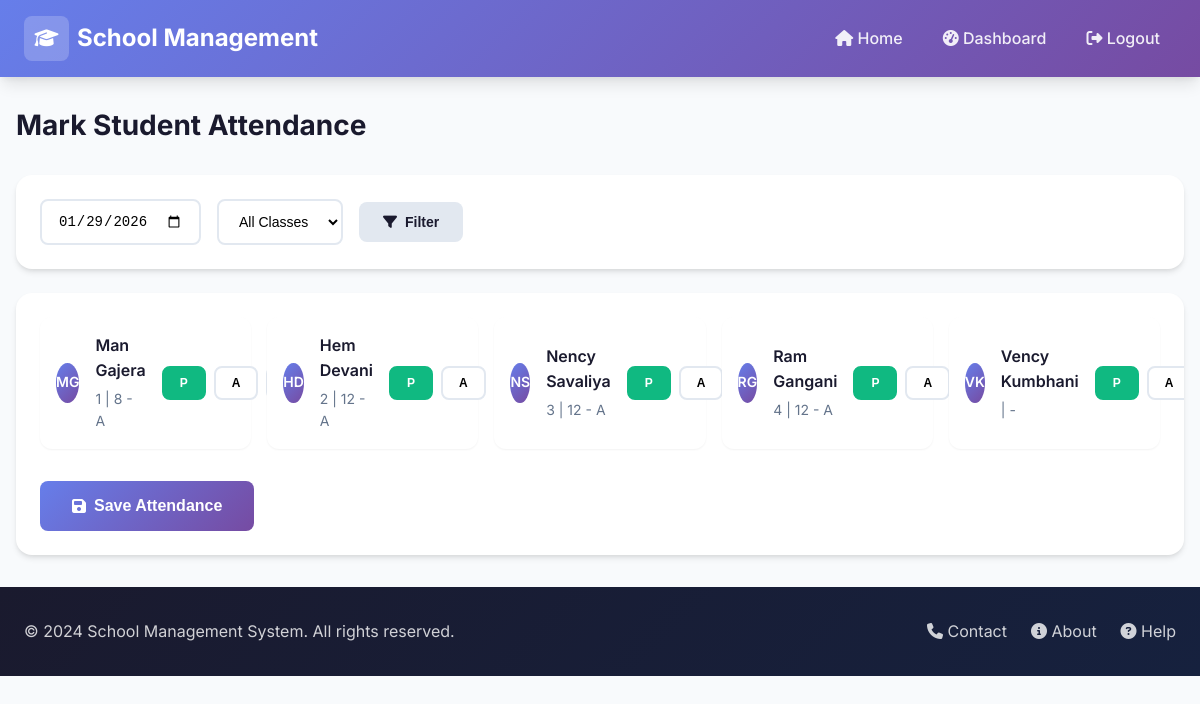
The app's page /teacher/mark-attendance/ (signed in) with its own data.
### core/models.py (models this page shows, shortened)
class Student(models.Model):
    GENDER_CHOICES = [
        ('male', 'Male'),
        ('female', 'Female'),
        ('other', 'Other'),
    ]
    username = models.CharField(max_length=50, unique=True)
    password = models.CharField(max_length=255)
    name = models.CharField(max_length=100)
    surname = models.CharField(max_length=100)
    email = models.EmailField(unique=True)
    mobile = models.CharField(max_length=15, blank=True)
    dob = models.DateField(null=True, blank=True)
    gender = models.CharField(max_length=10, choices=GENDER_CHOICES)
    roll_no = models.CharField(max_length=20)
    address = models.TextField(blank=True)
    student_class = models.ForeignKey(Class, on_delete=models.SET_NULL, null=True, related_name='students')
    section = models.CharField(max_length=10, blank=True)
    admission_no = models.CharField(max_length=50, unique=True)
    admission_date = models.DateField(null=True, blank=True)
    parent_name = models.CharField(max_length=100, blank=True)
    parent_mobile = models.CharField(max_length=15, blank=True)
    parent_email = models.EmailField(blank=True)
    created_at = models.DateTimeField(auto_now_add=True)
    updated_at = models.DateTimeField(auto_now=True)
    @property
    def full_name(self):
        return f"{self.name} {self.surname}"

class Class(models.Model):
    name = models.CharField(max_length=50)  # e.g., "Class 1", "Class 10"
    section = models.CharField(max_length=10, blank=True)  # e.g., "A", "B"
    created_at = models.DateTimeField(auto_now_add=True)
    updated_at = models.DateTimeField(auto_now=True)
    class Meta:
        verbose_name_plural = "Classes"
        ordering = ['name', 'section']
    def __str__(self):
        if self.section:
            return f"{self.name} - {self.section}"
        return self.name

### core/views.py (the view)
    def wrapper(request, *args, **kwargs):
        if request.session.get('user_role') != 'teacher':
            messages.error(request, 'You must be logged in as teacher to access this page.')
            return redirect('login')
        return view_func(request, *args, **kwargs)

### core/views.py (called while the page is built, shortened)
def teacher_required(view_func):
    def wrapper(request, *args, **kwargs):
        if request.session.get('user_role') != 'teacher':
            messages.error(request, 'You must be logged in as teacher to access this page.')
            return redirect('login')
        return view_func(request, *args, **kwargs)
    return wrapper

@teacher_required
def teacher_mark_student_attendance(request):
    selected_date = request.GET.get('date', date.today().isoformat())
    selected_class = request.GET.get('class', '')
    teacher_id = request.session.get('user_id')
    teacher = get_object_or_404(Teacher, pk=teacher_id)
    students = Student.objects.all()
    if selected_class:
        students = students.filter(student_class_id=selected_class)
    classes = Class.objects.all()
    return render(request, 'teacher/mark_attendance.html', {
        'students': students,
        'classes': classes,
        'selected_date': selected_date,
        'selected_class': selected_class
    })

### templates/teacher/mark_attendance.html (shortened to what this page needs)
{% extends 'base.html' %}
{% load static %}
{% block content %}
<header class="header">
    <div class="container">
        <div class="header-content">
            <a href="{% url 'home' %}" class="logo">
                <div class="logo-icon"><i class="fas fa-graduation-cap"></i></div>
                <span>School Management</span>
            </a>
            <nav class="nav">
                <a href="{% url 'home' %}" class="nav-link"><i class="fas fa-home"></i> Home</a>
                <a href="{% url 'teacher_dashboard' %}" class="nav-link"><i class="fas fa-tachometer-alt"></i>
                    Dashboard</a>
                <a href="{% url 'logout' %}" class="nav-link"><i class="fas fa-sign-out-alt"></i> Logout</a>
            </nav>
        </div>
    </div>
</header>
<div class="container" style="padding: 2rem 1rem;">
    <div class="page-header">
        <h1 class="page-title">Mark Student Attendance</h1>
    </div>
    <div class="card mb-3">
        <div class="card-body">
            <form method="get" class="flex gap-2 flex-wrap items-center">
                <input type="date" name="date" value="{{ selected_date }}" class="form-control" style="width: auto;">
                <select name="class" class="form-control" style="width: auto;">
                    <option value="">All Classes</option>
                </select>
                <button type="submit" class="btn btn-secondary"><i class="fas fa-filter"></i> Filter</button>
            </form>
        </div>
    </div>
    <div class="card">
        <div class="card-body">
            <form method="post">
                <div class="attendance-grid">
                    {% for student in students %}
                    <div class="attendance-item">
                        <div class="recent-avatar" style="width: 40px; height: 40px; font-size: 0.875rem;">
                            {{ student.name|slice:":1" }}{{ student.surname|slice:":1" }}
                        </div>
                        <div class="recent-info" style="flex: 1;">
                            <div class="recent-name">{{ student.full_name }}</div>
                            <div class="recent-meta">{{ student.roll_no }} | {{ student.student_class|default:"-" }}
                            </div>
                        </div>
                        <div class="attendance-status">
                            <button type="button" class="status-btn present active" data-status="present">P</button>
                            <button type="button" class="status-btn absent" data-status="absent">A</button>
                            <button type="button" class="status-btn late" data-status="late">L</button>
                        </div>
                    </div>
                    {% empty %}
                    <p class="text-gray">No students found. Select a class to view students.</p>
                    {% endfor %}
                </div>
                {% if students %}
                <div class="mt-4">
                    <button type="submit" class="btn btn-primary btn-lg">
                        <i class="fas fa-save"></i> Save Attendance
                    </button>
                </div>
                {% endif %}
            </form>
        </div>
    </div>
</div>
{% include 'partials/footer.html' %}
{% endblock %}

### records on screen
Student: name "M", surname "G", full_name "Man Gajera", roll_no "1", student_class "8 - A"
Student: name "H", surname "D", full_name "Hem Devani", roll_no "2", student_class "12 - A"
Student: name "N", surname "S", full_name "Nency Savaliya", roll_no "3", student_class "12 - A"
Student: name "R", surname "G", full_name "Ram Gangani", roll_no "4", student_class "12 - A"
Student: name "V", surname "K", full_name "Vency Kumbhani", student_class "-"
